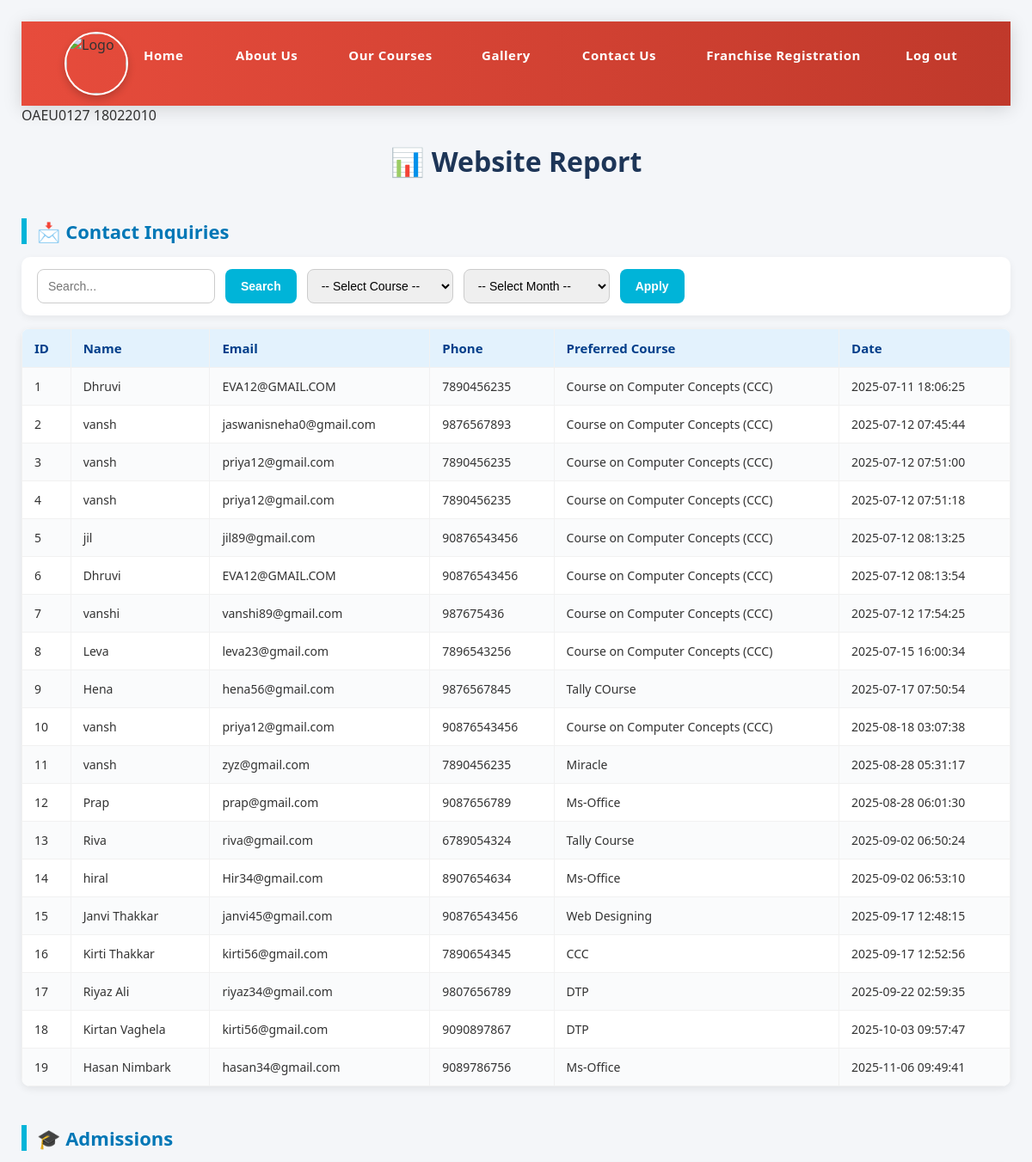
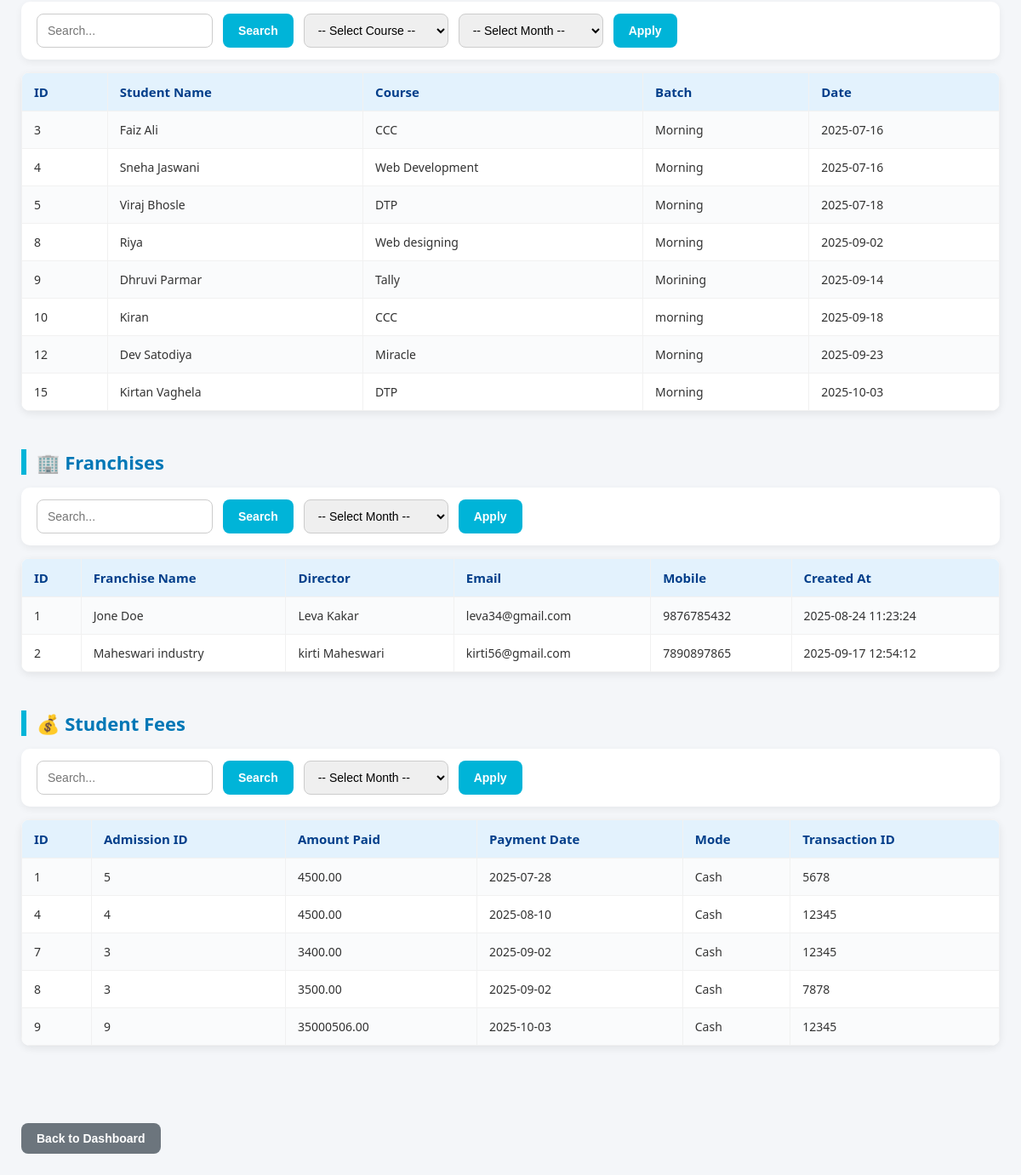
The app's page /report.php with its own data (2 pictures, top to bottom).
### tables this page shows
CREATE TABLE `contact_inquiries` (
  `id` int(11) NOT NULL,
  `name` varchar(100) NOT NULL,
  `email` varchar(100) NOT NULL,
  `phone` varchar(20) DEFAULT NULL,
  `subject` varchar(150) DEFAULT NULL,
  `message` text DEFAULT NULL,
  `preferred_course` varchar(255) DEFAULT NULL,
  `submitted_at` timestamp NOT NULL DEFAULT current_timestamp()
);

CREATE TABLE `admission` (
  `id` int(11) NOT NULL,
  `photo` varchar(255) DEFAULT NULL,
  `signature` int(255) NOT NULL,
  `student_name` varchar(100) DEFAULT NULL,
  `father_name` varchar(100) DEFAULT NULL,
  `gender` varchar(20) DEFAULT NULL,
  `dob` date DEFAULT NULL,
  `mobile` varchar(15) DEFAULT NULL,
  `email` varchar(100) DEFAULT NULL,
  `course` varchar(100) DEFAULT NULL,
  `batch` varchar(50) DEFAULT NULL,
  `exam_mode` varchar(50) DEFAULT NULL,
  `exam_code` varchar(50) DEFAULT NULL,
  `username` varchar(50) DEFAULT NULL,
  `password` varchar(50) DEFAULT NULL,
  `address` text DEFAULT NULL,
  `id_type` varchar(50) DEFAULT NULL,
  `id_number` varchar(50) DEFAULT NULL,
  `course_fee` varchar(50) DEFAULT NULL,
  `remarks` text DEFAULT NULL,
  `admission_date` date DEFAULT NULL
);

CREATE TABLE `franchises` (
  `id` int(11) NOT NULL,
  `franchise_name` varchar(150) NOT NULL,
  `franchise_address` text NOT NULL,
  `state` varchar(100) NOT NULL,
  `district` varchar(100) NOT NULL,
  `director_name` varchar(150) NOT NULL,
  `director_email` varchar(150) NOT NULL,
  `director_mobile` varchar(15) NOT NULL,
  `created_at` timestamp NOT NULL DEFAULT current_timestamp()
);

CREATE TABLE `student_fees` (
  `id` int(11) NOT NULL,
  `admission_id` int(11) DEFAULT NULL,
  `amount_paid` decimal(10,2) DEFAULT NULL,
  `payment_date` date DEFAULT NULL,
  `payment_mode` varchar(50) DEFAULT NULL,
  `transaction_id` varchar(100) DEFAULT NULL,
  `remarks` text DEFAULT NULL
);

### report.php (the view, shortened to what this page needs)
<?php include 'nav.php'; ?>
<?php
include("db.php");
$search = isset($_GET['search']) ? $_GET['search'] : '';
$table = isset($_GET['table']) ? $_GET['table'] : '';
?>
<!DOCTYPE html>
<html>
<head>
</head>
<body>
    <h1>📊 Website Report</h1>
    <h2>📩 Contact Inquiries</h2>
    <form method="GET" class="filter-box">
        <input type="text" name="search" value="<?php echo ($table=='contact_inquiries') ? $search : ''; ?>" placeholder="Search...">
        <button type="submit">Search</button>
        <select name="course">
            <option value="">-- Select Course --</option>
        </select>
        <select name="month">
            <option value="">-- Select Month --</option>
        </select>
        <button type="submit">Apply</button>
    </form>
    <table>
        <tr><th>ID</th><th>Name</th><th>Email</th><th>Phone</th><th>Preferred Course</th><th>Date</th></tr>
        <?php
        $sql = "SELECT * FROM contact_inquiries WHERE 1";
        $result = mysqli_query($conn, $sql);
        while ($row = mysqli_fetch_assoc($result)) {
            echo "<tr>
                <td>{$row['id']}</td>
                <td>{$row['name']}</td>
                <td>{$row['email']}</td>
                <td>{$row['phone']}</td>
                <td>{$row['preferred_course']}</td>
                <td>{$row['submitted_at']}</td>
            </tr>";
        }
        ?>
    </table>
    <h2>🎓 Admissions</h2>
    <form method="GET" class="filter-box">
        <input type="text" name="search" value="<?php echo ($table=='admission') ? $search : ''; ?>" placeholder="Search...">
        <button type="submit">Search</button>
        <select name="course">
            <option value="">-- Select Course --</option>
        </select>
        <select name="month">
            <option value="">-- Select Month --</option>
        </select>
        <button type="submit">Apply</button>
    </form>
    <table>
        <tr><th>ID</th><th>Student Name</th><th>Course</th><th>Batch</th><th>Date</th></tr>
        <?php
        $sql = "SELECT * FROM admission WHERE 1";
        $result = mysqli_query($conn, $sql);
        while ($row = mysqli_fetch_assoc($result)) {
            echo "<tr>
                <td>{$row['id']}</td>
                <td>{$row['student_name']}</td>
                <td>{$row['course']}</td>
                <td>{$row['batch']}</td>
                <td>{$row['admission_date']}</td>
            </tr>";
        }
        ?>
    </table>
    <h2>🏢 Franchises</h2>
    <form method="GET" class="filter-box">
        <input type="text" name="search" value="<?php echo ($table=='franchises') ? $search : ''; ?>" placeholder="Search...">
        <button type="submit">Search</button>
        <select name="month">
            <option value="">-- Select Month --</option>
        </select>
        <button type="submit">Apply</button>
    </form>
    <table>
        <tr><th>ID</th><th>Franchise Name</th><th>Director</th><th>Email</th><th>Mobile</th><th>Created At</th></tr>
        <?php
        $sql = "SELECT * FROM franchises WHERE 1";
        $result = mysqli_query($conn, $sql);
        while ($row = mysqli_fetch_assoc($result)) {
            echo "<tr>
                <td>{$row['id']}</td>
                <td>{$row['franchise_name']}</td>
                <td>{$row['director_name']}</td>
                <td>{$row['director_email']}</td>
                <td>{$row['director_mobile']}</td>
                <td>{$row['created_at']}</td>
            </tr>";
        }
        ?>
    </table>
    <h2>💰 Student Fees</h2>
    <form method="GET" class="filter-box">
        <input type="text" name="search" value="<?php echo ($table=='student_fees') ? $search : ''; ?>" placeholder="Search...">
        <button type="submit">Search</button>
        <select name="month">
            <option value="">-- Select Month --</option>
        </select>
        <button type="submit">Apply</button>
    </form>
    <table>
        <tr><th>ID</th><th>Admission ID</th><th>Amount Paid</th><th>Payment Date</th><th>Mode</th><th>Transaction ID</th></tr>
        <?php
        $sql = "SELECT * FROM student_fees WHERE 1";
        $result = mysqli_query($conn, $sql);
        while ($row = mysqli_fetch_assoc($result)) {
            echo "<tr>
                <td>{$row['id']}</td>
                <td>{$row['admission_id']}</td>
                <td>{$row['amount_paid']}</td>
                <td>{$row['payment_date']}</td>
                <td>{$row['payment_mode']}</td>
                <td>{$row['transaction_id']}</td>
            </tr>";
        }
        ?>
    </table>
<br>
<br>
<br>
<a href="center-dashboard.php"><button type="submit">Back to Dashboard</button></a>
</body>
</html>

### report.php (style rules this page uses)
body { font-family: "Segoe UI", Arial, sans-serif; background: #f4f6f9; margin: 0; padding: 25px; color: #333; }
h1 { text-align: center; color: #1d3557; margin-bottom: 35px; font-size: 32px; font-weight: 700; }
h2 { margin-top: 45px; margin-bottom: 15px; color: #0077b6; font-size: 22px; border-left: 6px solid #00b4d8; padding-left: 12px; font-weight: 600; }
.filter-box { margin: 15px 0; display: flex; gap: 12px; flex-wrap: wrap; background: #ffffff; padding: 14px 18px; border-radius: 10px; box-shadow: 0 3px 8px rgba(0,0,0,0.06); }
input[type="text"], select { padding: 10px 12px; border: 1px solid #ccc; border-radius: 8px; outline: none; min-width: 170px; transition: all 0.2s ease; font-size: 14px; }
button { padding: 10px 18px; border: none; background: #00b4d8; color: white; font-weight: 600; border-radius: 8px; cursor: pointer; transition: all 0.3s ease; font-size: 14px; }
table { border-collapse: collapse; width: 100%; margin-top: 12px; background: white; border-radius: 10px; overflow: hidden; box-shadow: 0 3px 10px rgba(0,0,0,0.08); }
th, td { border: 1px solid #f1f1f1; padding: 12px 14px; text-align: left; font-size: 14px; }
th { background: #e3f2fd; color: #023e8a; font-weight: 600; font-size: 15px; }
tr:nth-child(even) { background: #fafbfc; }
a button { margin-top: 25px; background: #6c757d; font-size: 14px; }

### records on screen
contact_inquiries: id "1", name "Dhruvi", email "EVA12@GMAIL.COM", phone "7890456235", preferred_course "Course on Computer Concepts (CCC)", submitted_at "2025-07-11 18:06:25"
contact_inquiries: id "2", name "vansh", email "jaswanisneha0@gmail.com", phone "9876567893", preferred_course "Course on Computer Concepts (CCC)", submitted_at "2025-07-12 07:45:44"
contact_inquiries: id "3", name "vansh", email "priya12@gmail.com", phone "7890456235", preferred_course "Course on Computer Concepts (CCC)", submitted_at "2025-07-12 07:51:00"
contact_inquiries: id "4", name "vansh", email "priya12@gmail.com", phone "7890456235", preferred_course "Course on Computer Concepts (CCC)", submitted_at "2025-07-12 07:51:18"
contact_inquiries: id "5", name "jil", email "jil89@gmail.com", phone "90876543456", preferred_course "Course on Computer Concepts (CCC)", submitted_at "2025-07-12 08:13:25"
contact_inquiries: id "6", name "Dhruvi", email "EVA12@GMAIL.COM", phone "90876543456", preferred_course "Course on Computer Concepts (CCC)", submitted_at "2025-07-12 08:13:54"
contact_inquiries: id "7", name "vanshi", email "vanshi89@gmail.com", phone "987675436", preferred_course "Course on Computer Concepts (CCC)", submitted_at "2025-07-12 17:54:25"
contact_inquiries: id "8", name "Leva", email "leva23@gmail.com", phone "7896543256", preferred_course "Course on Computer Concepts (CCC)", submitted_at "2025-07-15 16:00:34"
contact_inquiries: id "9", name "Hena", email "hena56@gmail.com", phone "9876567845", preferred_course "Tally COurse", submitted_at "2025-07-17 07:50:54"
contact_inquiries: id "10", name "vansh", email "priya12@gmail.com", phone "90876543456", preferred_course "Course on Computer Concepts (CCC)", submitted_at "2025-08-18 03:07:38"
contact_inquiries: id "11", name "vansh", email "zyz@gmail.com", phone "7890456235", preferred_course "Miracle", submitted_at "2025-08-28 05:31:17"
contact_inquiries: id "12", name "Prap", email "prap@gmail.com", phone "9087656789", preferred_course "Ms-Office", submitted_at "2025-08-28 06:01:30"
contact_inquiries: id "13", name "Riva", email "riva@gmail.com", phone "6789054324", preferred_course "Tally Course", submitted_at "2025-09-02 06:50:24"
contact_inquiries: id "14", name "hiral", email "Hir34@gmail.com", phone "8907654634", preferred_course "Ms-Office", submitted_at "2025-09-02 06:53:10"
contact_inquiries: id "15", name "Janvi Thakkar", email "janvi45@gmail.com", phone "90876543456", preferred_course "Web Designing", submitted_at "2025-09-17 12:48:15"
contact_inquiries: id "16", name "Kirti Thakkar", email "kirti56@gmail.com", phone "7890654345", preferred_course "CCC", submitted_at "2025-09-17 12:52:56"
contact_inquiries: id "17", name "Riyaz Ali", email "riyaz34@gmail.com", phone "9807656789", preferred_course "DTP", submitted_at "2025-09-22 02:59:35"
contact_inquiries: id "18", name "Kirtan Vaghela", email "kirti56@gmail.com", phone "9090897867", preferred_course "DTP", submitted_at "2025-10-03 09:57:47"
contact_inquiries: id "19", name "Hasan Nimbark", email "hasan34@gmail.com", phone "9089786756", preferred_course "Ms-Office", submitted_at "2025-11-06 09:49:41"
admission: id "3", student_name "Faiz Ali", course "CCC", batch "Morning", admission_date "2025-07-16"
admission: id "4", student_name "Sneha Jaswani", course "Web Development", batch "Morning", admission_date "2025-07-16"
admission: id "5", student_name "Viraj Bhosle", course "DTP", batch "Morning", admission_date "2025-07-18"
admission: id "8", student_name "Riya", course "Web designing", batch "Morning", admission_date "2025-09-02"
admission: id "9", student_name "Dhruvi Parmar", course "Tally", batch "Morining", admission_date "2025-09-14"
admission: id "10", student_name "Kiran", course "CCC", batch "morning", admission_date "2025-09-18"
admission: id "12", student_name "Dev Satodiya", course "Miracle", batch "Morning", admission_date "2025-09-23"
admission: id "15", student_name "Kirtan Vaghela", course "DTP", batch "Morning", admission_date "2025-10-03"
franchises: id "1", franchise_name "Jone Doe", director_name "Leva Kakar", director_email "leva34@gmail.com", director_mobile "9876785432", created_at "2025-08-24 11:23:24"
franchises: id "2", franchise_name "Maheswari industry", director_name "kirti Maheswari", director_email "kirti56@gmail.com", director_mobile "7890897865", created_at "2025-09-17 12:54:12"
student_fees: id "1", admission "5", amount_paid "4500.00", payment_date "2025-07-28", payment_mode "Cash", transaction "5678"
student_fees: id "4", admission "4", amount_paid "4500.00", payment_date "2025-08-10", payment_mode "Cash", transaction "12345"
student_fees: id "7", admission "3", amount_paid "3400.00", payment_date "2025-09-02", payment_mode "Cash", transaction "12345"
student_fees: id "8", admission "3", amount_paid "3500.00", payment_date "2025-09-02", payment_mode "Cash", transaction "7878"
student_fees: id "9", admission "9", amount_paid "35000506.00", payment_date "2025-10-03", payment_mode "Cash", transaction "12345"
